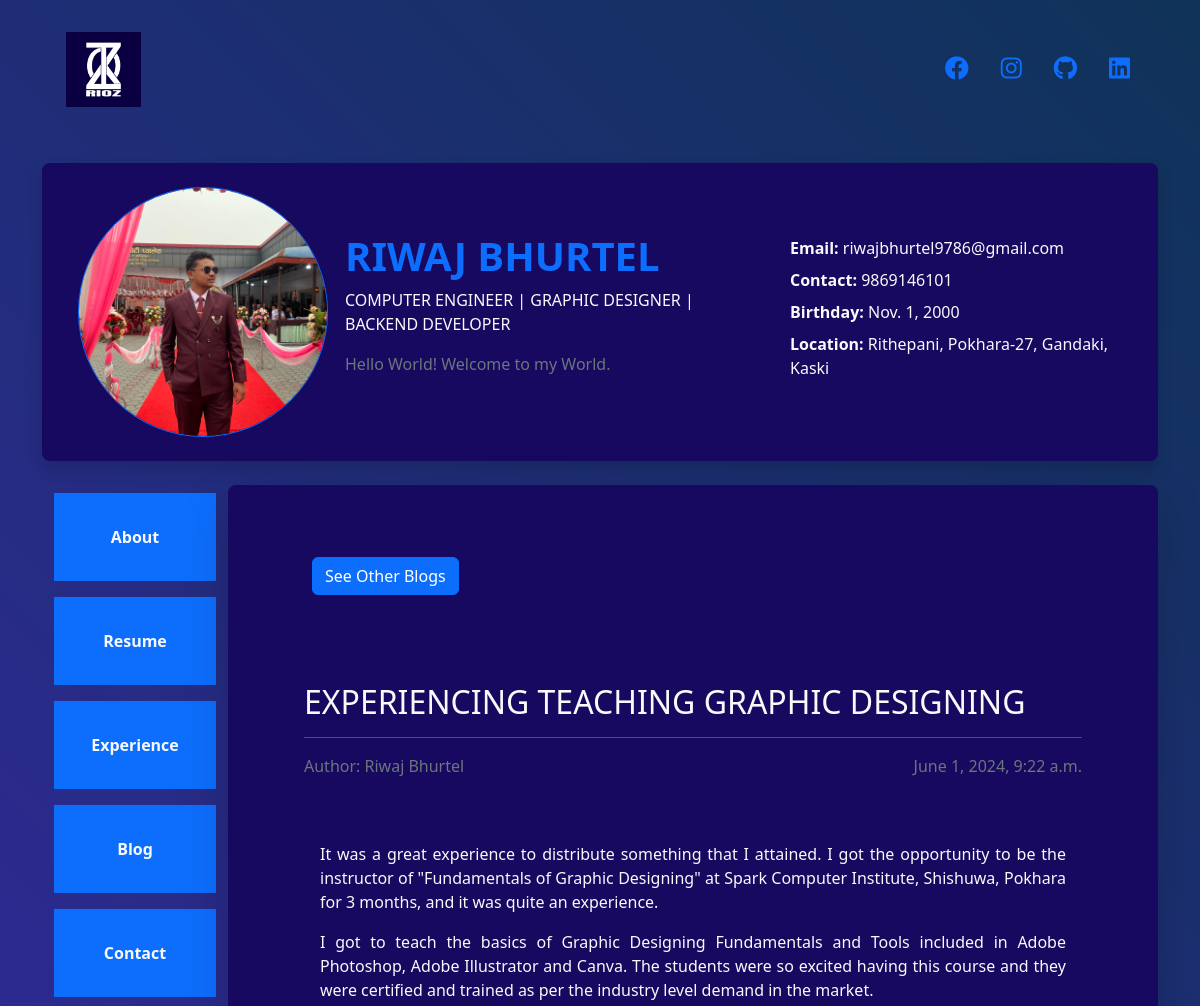
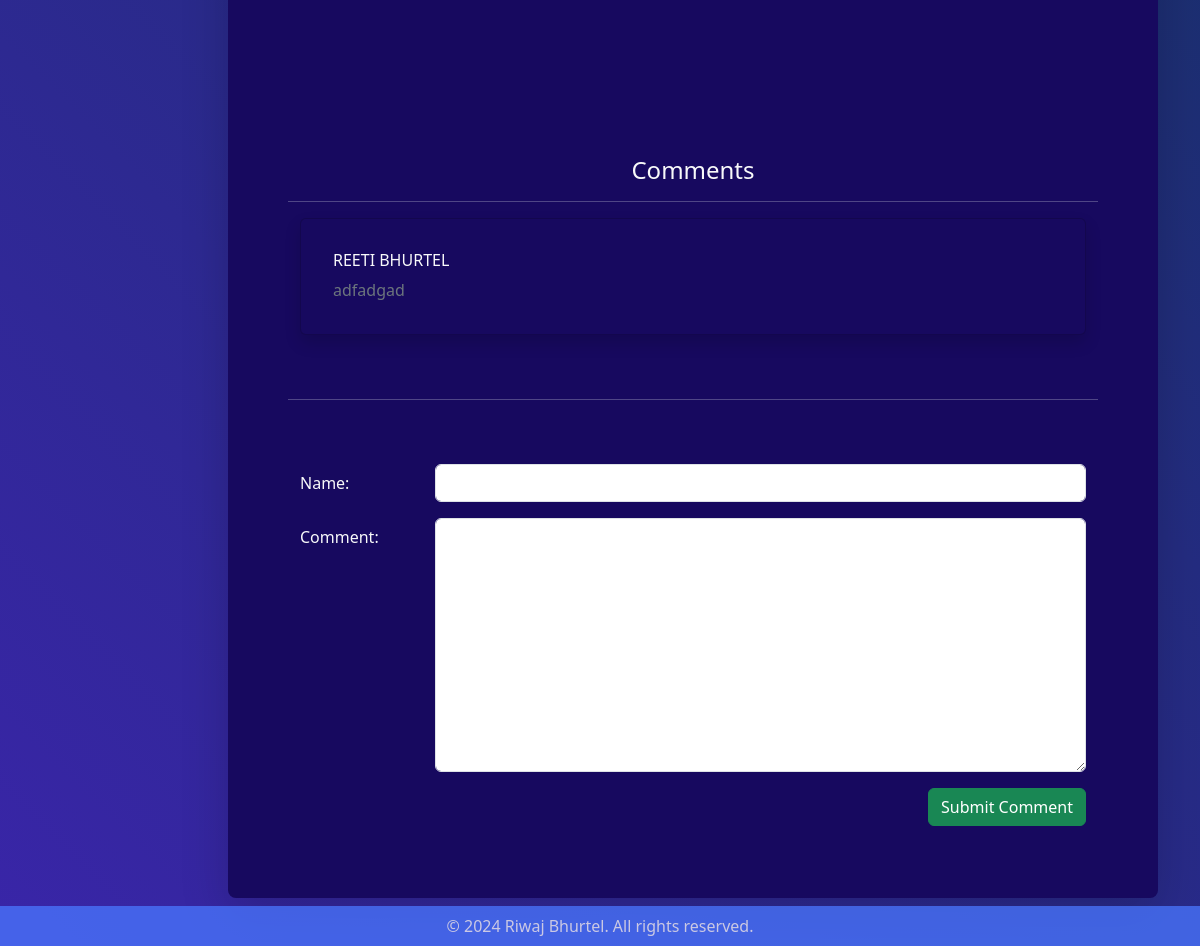
Screenshot of /blogs/1/ with the database file from the repository (2 pictures, top to bottom).
### rioz/models.py (models this page shows, shortened)
class Information(models.Model):
    name = models.CharField(max_length=75)
    avatar = models.ImageField(upload_to='static/images/avatars/')
    cover_pic = models.ImageField(blank=True, null=True, upload_to='static/images/cover_pic/')
    address = models.CharField(max_length=255)
    email = models.EmailField()
    born_date = models.DateField(blank=True, null=True)
    contact = models.CharField(
        max_length=13,
        validators=[MinLengthValidator(10), MaxLengthValidator(13)]
    )
    cv = models.FileField(upload_to='static/cv/', blank=True, null=True)
    facebook = models.URLField(null=True, blank=True)
    instagram = models.URLField(null=True, blank=True)
    github = models.URLField(null=True, blank=True)
    linkedin = models.URLField(null=True, blank=True)
    twitter = models.URLField(null=True, blank=True)

class About(models.Model):
    short_bio = models.CharField(max_length=100)
    intro = models.CharField(max_length=350)
    about_me = models.TextField(null=True, blank=True)

class Blog(models.Model):
    blog_id = models.CharField(max_length=15, editable=False, auto_created=True)
    blog_topic = models.CharField(max_length=150)
    blog_text = models.TextField()
    date = models.DateTimeField(auto_now_add=True)

class Comments(models.Model):
    comment_name = models.CharField(max_length=55, null=True, blank=True)
    comment_text = models.TextField()
    blog = models.ForeignKey(Blog, on_delete=models.CASCADE, related_name='comments')
    is_approved = models.BooleanField(default=False)

### rioz/views.py (the view)
# urls.py: path('blogs/<pk>/', views.blog_detail, name='blog_detail'),
def blog_detail(request, pk):
    information = Information.objects.first()
    about = About.objects.first()
    blog = get_object_or_404(Blog, pk=pk)
    comments = Comments.objects.filter(blog = pk)
    if request.method == "POST":
        comment_form = Comment_Form(data = request.POST)
        if comment_form.is_valid():
            comment = comment_form.save(commit=False)
            comment.blog = blog
            comment.save()
            return redirect('rioz:blog_detail', pk=pk)
        else:
            messages.info(request, "Comment not Added!")
        return redirect('rioz:blog_detail', pk=pk)
    else:
        comment_form = Comment_Form()
        return render(request, 'rioz/blog_detail.html', {'blog': blog,
                                                     'information': information,
                                                     'about': about,
                                                     'comment_form': comment_form,
                                                     'comments': comments})

### rioz/forms.py
class Comment_Form(forms.ModelForm):
    class Meta:
        model = Comments
        fields = ['comment_name', 'comment_text']
    def __init__(self, *args, **kwargs):
        super(Comment_Form, self).__init__(*args, **kwargs)
        self.fields['comment_name'].widget.attrs.update({'class': 'form-control'})
        self.fields['comment_text'].widget.attrs.update({'class': 'form-control'})

### templates/rioz/blog_detail.html (shortened to what this page needs)
<!DOCTYPE html>
{% extends 'rioz/index.html' %}
{% load static %}
{% block blog_detail %}
<div class="container mt-5">
    <div class="container-fluid">
        <div class="container mb-4">
            <a class="btn btn-primary" href="{% url 'rioz:blog' %}">See Other Blogs</a>
        </div>
        <div class="row">
            <div class="my-5 p-3 text-light">
                <h2 class="text-uppercase">{{ blog.blog_topic }}</h2>
                <hr>
                <div class="row mb-3">
                    <div class="col-md-6">
                        <p class="text-secondary">Author: {{ information.name }}</p>
                    </div>
                    <div class="col-md-6 text-md-end">
                        <p class="text-secondary">{{ blog.date }}</p>
                    </div>
                </div>
                <div class="p-3 text-light" style="text-align: justify;">
                    <p>{{ blog.blog_text|linebreaks }}</p>
                </div>
            </div>
        </div>
        {% if comments %}
        <div class="row my-5">
            <h4 class="text-light my-3 text-center">Comments</h4>
            <hr class="text-light">
            <div class="container">
                {% for comment in comments %}
                <div style="background-color: #17095f;" class="card shadow w-100 mb-3">
                    <div class="card-body d-flex">
                        <div class="col-md-10 p-3">
                            {% if comment.comment_name %}
                            <div class="d-flex justify-content-between align-items-center mb-2">
                                <h6 class="text-light text-uppercase mb-0">{{ comment.comment_name }}</h6>
                            </div>
                            {% endif %}
                            <div>
                                <p class="text-secondary mb-0">{{ comment.comment_text }}</p>
                            </div>
                        </div>
                    </div>
                </div>
                {% endfor %}
            </div>
            <hr class="text-light mt-5">
            {% endif %}
            <form method="POST" action="{% url 'rioz:blog_detail' pk=blog.pk %}" class="w-80 mt-5 mt-3">
                <div class="mb-3 row">
                    <label for="comment_name" class="col-sm-2 col-form-label text-light">Name:</label>
                    <div class="col-sm-10">
                        {{ comment_form.comment_name }}
                    </div>
                </div>
                <div class="mb-3 row">
                    <label for="comment_text" class="col-sm-2 col-form-label text-light">Comment:</label>
                    <div class="col-sm-10">
                        {{ comment_form.comment_text }}
                    </div>
                </div>
                <div class="d-flex justify-content-end">
                    <button type="submit" class="btn btn-success">Submit Comment</button>
                </div>
            </form>
        </div>
    </div>
</div>
{% endblock %}

### templates/rioz/index.html (shortened to what this page needs)
<!DOCTYPE html>
{% load static %}
<html lang="en">
<head>
    <link rel="stylesheet" href="{% static 'css/style.css' %}">
    <link rel="stylesheet" href="https://cdnjs.cloudflare.com/ajax/libs/font-awesome/6.2.1/css/all.min.css"
>
    <link href="https://cdn.jsdelivr.net/npm/bootstrap@5.3.3/dist/css/bootstrap.min.css" rel="stylesheet"
>
</head>
<body style="background: linear-gradient(225deg, #0f3358, #3925a8);">
    <div class="container">
        <div class="container-fluid">
            <nav class="navbar navbar-expand-lg">
                <div class="container-fluid">
                    <a class="navbar-brand" href="{% url 'rioz:home' %}">
                        <img style="width: 75px;" src="{% static 'images/logo/Rioz Logo.jpg' %}" alt="Logo">
                    </a>
                </div>
                <div class="my-5 d-flex">
                    {% if information.facebook %}
                    <div class="navbar-item mx-3">
                        <a href="{{information.facebook}}" target="_blank">
                            <i class='fab fa-facebook' style='font-size:24px'></i>
                        </a>
                    </div>
                    {% endif %}
                    {% if information.instagram %}
                    <div class="navbar-item mx-3" target="_blank">
                        <a href="{{information.instagram}}">
                            <i class="fab fa-instagram" style='font-size:24px'></i>
                        </a>
                    </div>
                    {% endif %}
                    {% if information.github %}
                    <div class="navbar-item mx-3">
                        <a href="{{information.github}}" target="_blank">
                            <i class="fab fa-github" style='font-size:24px'></i>
                        </a>
                    </div>
                    {% endif %}
                    {% if information.linkedin %}
                    <div class="navbar-item mx-3">
                        <a href="{{information.linkedin}}" target="_blank">
                            <i class="fab fa-linkedin" style='font-size:24px'></i>
                        </a>
                    </div>
                    {% endif %}
                </div>
            </nav>
        </div>
        <div class="container-fluid rounded-3 shadow" style="background-color: #17095f;">
            <div class="container my-4 p-4">
                <div class="row g-4 align-items-center">
                    <div class="col-md-3 text-center">
                        <img class="rounded-circle border border-primary"
                            style="width: 250px; height: 250px; object-fit: cover;" src="{{information.avatar.url}}"
                            alt="Avatar">
                    </div>
                    <div class="col-md-5 text-light">
                        <h1 class="text-primary text-uppercase fw-bold">{{information.name}}</h1>
                        <p class="text-light text-uppercase">{{about.short_bio}}</p>
                        <p class="text-secondary mt-3">{{about.intro}}</p>
                    </div>
                    <div class="col-md-4 text-light">
                        <div class="d-flex flex-column justify-content-center align-items-start h-100">
                            <p class="mb-2">
                                <strong>Email:</strong> {{information.email}}
                            </p>
                            <p class="mb-2">
                                <strong>Contact:</strong> {{information.contact}}
                            </p>
                            <p class="mb-2">
                                <strong>Birthday:</strong> {{information.born_date}}
                            </p>
                            <p class="mb-2">
                                <strong>Location:</strong> {{information.address}}
                            </p>
                        </div>
                    </div>
                </div>
            </div>
        </div>
        <div class="container-fluid">
            <div class="row">
                <div class="col-md-2 rounded-3 py-2 ">
                    <ul class="navbar-nav flex-column text-center">
                        <li class="nav-item bg-primary p-4 mb-3 fw-bold">
                            <a class="nav-link text-light" href="{% url 'rioz:home' %}">About</a>
                        </li>
                        <li class="nav-item bg-primary p-4 mb-3 fw-bold">
                            <a class="nav-link text-light" href="{% url 'rioz:resume' %}">Resume</a>
                        </li>
                        <li class="nav-item bg-primary mb-3 p-4 fw-bold">
                            <a class="nav-link text-light" href="{% url 'rioz:experience' %}">Experience</a>
                        </li>
                        <li class="nav-item bg-primary mb-3 p-4 fw-bold">
                            <a class="nav-link text-light" href="{% url 'rioz:blog' %}">Blog</a>
                        </li>
                        {% if not user.is_authenticated %}
                        <li class="nav-item bg-primary p-4 fw-bold">
                            <a class="nav-link text-light" href="{% url 'rioz:message_form' %}">Contact</a>
                        </li>
                        {% endif %}
                    </ul>
                </div>
                <div style="background-color: #17095f;" class="col-md-10 rounded-3 shadow-lg py-4 px-5 mb-5">
                    {% block blog_detail %}
                    {% endblock %}
                </div>
            </div>
        </div>
    </div>
    <footer class="footer mt-auto py-2">
        <div class="container text-center">
            <p class="mb-0">&copy; 2024 Riwaj Bhurtel. All rights reserved.</p>
        </div>
    </footer>
</body>
</html>

### templates/rioz/index.html (style rules this page uses)
body { display: flex; flex-direction: column; min-height: 100vh; margin: 0; }
.footer { background-color: #4a77ff; color: white; text-align: center; padding: 1rem 0; position: fixed; width: 100%; bottom: 0; opacity: 75%; }

### rows the page displays
Information: avatar (picture), name "RIWAJ BHURTEL", email "riwajbhurtel9786@gmail.com", contact "9869146101", born_date "Nov. 1, 2000", address "Rithepani, Pokhara-27, Gandaki, Kaski", name "Riwaj Bhurtel"
About: short_bio "COMPUTER ENGINEER | GRAPHIC DESIGNER | BACKEND DEVELOPER", intro "Hello World! Welcome to my World."
Blog: blog_topic "EXPERIENCING TEACHING GRAPHIC DESIGNING", date "June 1, 2024, 9:22 a.m.", blog_text "It was a great experience to distribute something that I attained. I got the opportunity to be the instructor of \"Fundamentals of Graphic Designing\" at Spark Computer Institute, Shishuwa, Pokhara for 3 months, and it was quite an experience. I got to teach the basics of Graphic Designing Fundamentals and Tools included in Adobe Photoshop, Adobe Illustrator and Canva. The students were so excited having this course and they were certified and trained as per the industry level demand in the market."
Comments: comment_name "REETI BHURTEL", comment_text "adfadgad"
